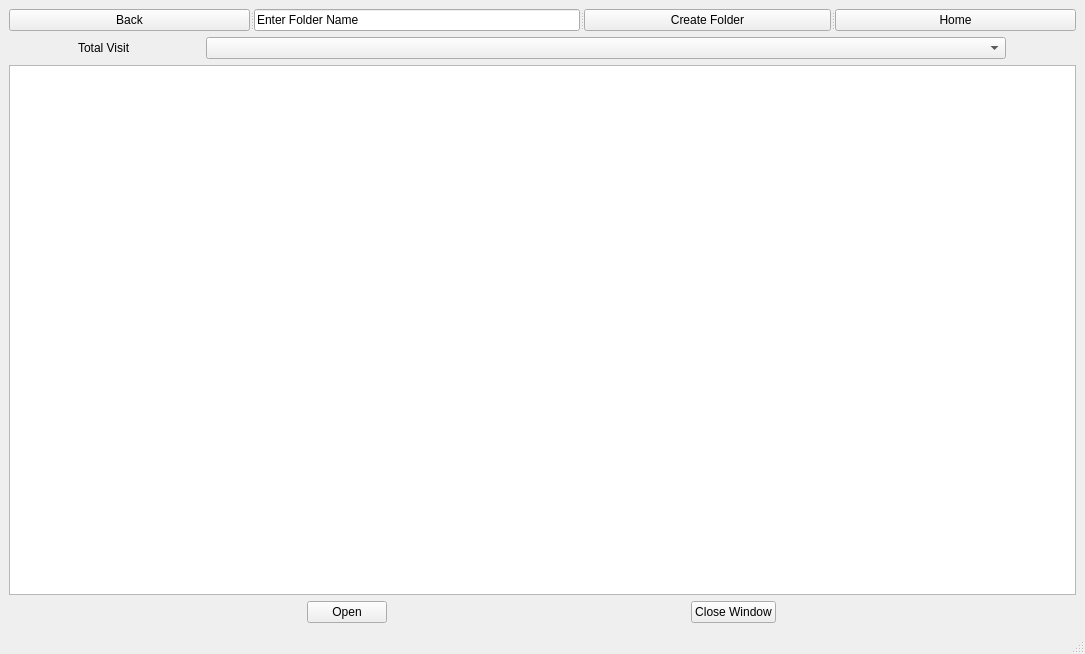
<?xml version="1.0" encoding="UTF-8"?>
<ui version="4.0">
 <class>MainWindow</class>
 <widget class="QMainWindow" name="MainWindow">
  <property name="geometry">
   <rect>
    <x>0</x>
    <y>0</y>
    <width>1085</width>
    <height>654</height>
   </rect>
  </property>
  <property name="windowTitle">
   <string>MainWindow</string>
  </property>
  <widget class="QWidget" name="centralwidget">
   <layout class="QVBoxLayout" name="verticalLayout">
    <item>
     <widget class="QSplitter" name="splitter">
      <property name="orientation">
       <enum>Qt::Horizontal</enum>
      </property>
      <widget class="QPushButton" name="pushButton_2">
       <property name="sizePolicy">
        <sizepolicy hsizetype="Fixed" vsizetype="Fixed">
         <horstretch>0</horstretch>
         <verstretch>0</verstretch>
        </sizepolicy>
       </property>
       <property name="minimumSize">
        <size>
         <width>200</width>
         <height>0</height>
        </size>
       </property>
       <property name="text">
        <string>Back</string>
       </property>
      </widget>
      <widget class="QLineEdit" name="lineEdit">
       <property name="sizePolicy">
        <sizepolicy hsizetype="Fixed" vsizetype="Fixed">
         <horstretch>0</horstretch>
         <verstretch>0</verstretch>
        </sizepolicy>
       </property>
       <property name="minimumSize">
        <size>
         <width>300</width>
         <height>0</height>
        </size>
       </property>
       <property name="text">
        <string>Enter Folder Name</string>
       </property>
      </widget>
      <widget class="QPushButton" name="pushButton_4">
       <property name="sizePolicy">
        <sizepolicy hsizetype="Fixed" vsizetype="Fixed">
         <horstretch>0</horstretch>
         <verstretch>0</verstretch>
        </sizepolicy>
       </property>
       <property name="minimumSize">
        <size>
         <width>200</width>
         <height>0</height>
        </size>
       </property>
       <property name="text">
        <string>Create Folder</string>
       </property>
      </widget>
      <widget class="QPushButton" name="pushButton_3">
       <property name="sizePolicy">
        <sizepolicy hsizetype="Fixed" vsizetype="Fixed">
         <horstretch>0</horstretch>
         <verstretch>0</verstretch>
        </sizepolicy>
       </property>
       <property name="minimumSize">
        <size>
         <width>200</width>
         <height>0</height>
        </size>
       </property>
       <property name="text">
        <string>Home</string>
       </property>
      </widget>
     </widget>
    </item>
    <item>
     <layout class="QHBoxLayout" name="horizontalLayout_2">
      <item>
       <widget class="QLabel" name="label">
        <property name="sizePolicy">
         <sizepolicy hsizetype="Fixed" vsizetype="Preferred">
          <horstretch>0</horstretch>
          <verstretch>0</verstretch>
         </sizepolicy>
        </property>
        <property name="text">
         <string>Total Visit</string>
        </property>
       </widget>
      </item>
      <item>
       <widget class="QComboBox" name="comboBox">
        <property name="sizePolicy">
         <sizepolicy hsizetype="Maximum" vsizetype="Fixed">
          <horstretch>0</horstretch>
          <verstretch>0</verstretch>
         </sizepolicy>
        </property>
        <property name="minimumSize">
         <size>
          <width>800</width>
          <height>0</height>
         </size>
        </property>
       </widget>
      </item>
     </layout>
    </item>
    <item>
     <widget class="QListWidget" name="listWidget">
      <property name="minimumSize">
       <size>
        <width>500</width>
        <height>500</height>
       </size>
      </property>
     </widget>
    </item>
    <item>
     <layout class="QHBoxLayout" name="horizontalLayout">
      <item>
       <widget class="QPushButton" name="pushButton">
        <property name="sizePolicy">
         <sizepolicy hsizetype="Fixed" vsizetype="Minimum">
          <horstretch>0</horstretch>
          <verstretch>0</verstretch>
         </sizepolicy>
        </property>
        <property name="text">
         <string>Open</string>
        </property>
       </widget>
      </item>
      <item>
       <widget class="QPushButton" name="pushButton_1">
        <property name="sizePolicy">
         <sizepolicy hsizetype="Fixed" vsizetype="Fixed">
          <horstretch>0</horstretch>
          <verstretch>0</verstretch>
         </sizepolicy>
        </property>
        <property name="text">
         <string>Close Window</string>
        </property>
       </widget>
      </item>
     </layout>
    </item>
   </layout>
  </widget>
  <widget class="QMenuBar" name="menubar">
   <property name="geometry">
    <rect>
     <x>0</x>
     <y>0</y>
     <width>1085</width>
     <height>21</height>
    </rect>
   </property>
  </widget>
  <widget class="QStatusBar" name="statusbar"/>
 </widget>
 <resources/>
 <connections/>
</ui>
